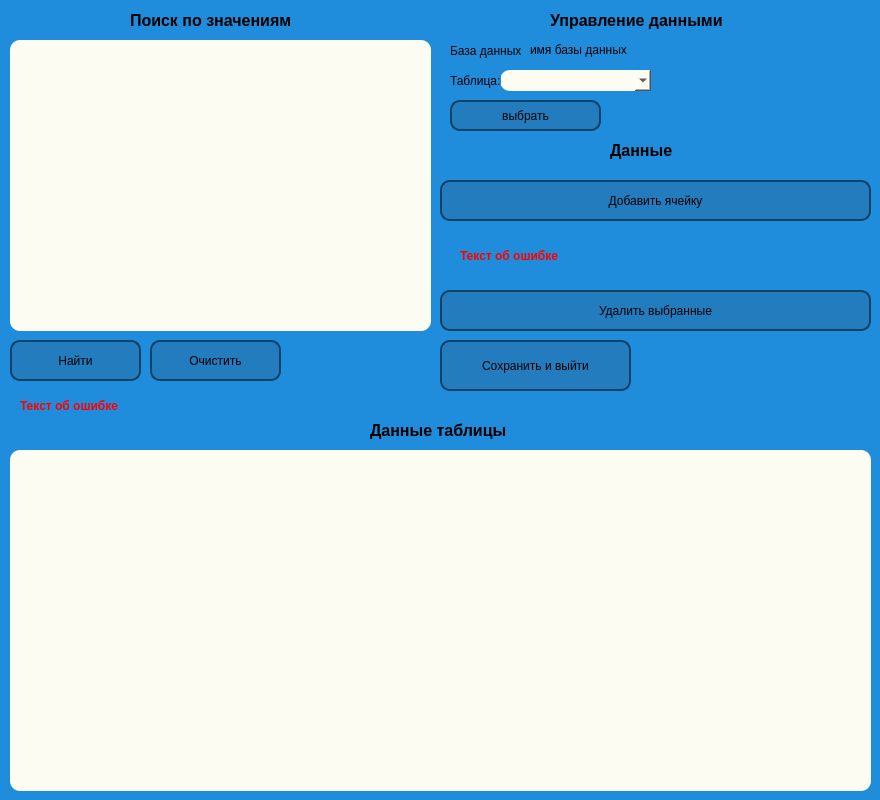
<?xml version="1.0" encoding="UTF-8"?>
<ui version="4.0">
 <class>Data</class>
 <widget class="QDialog" name="Data">
  <property name="geometry">
   <rect>
    <x>0</x>
    <y>0</y>
    <width>880</width>
    <height>800</height>
   </rect>
  </property>
  <property name="minimumSize">
   <size>
    <width>880</width>
    <height>800</height>
   </size>
  </property>
  <property name="maximumSize">
   <size>
    <width>880</width>
    <height>800</height>
   </size>
  </property>
  <property name="windowTitle">
   <string>Data</string>
  </property>
  <widget class="QWidget" name="widget_2" native="true">
   <property name="geometry">
    <rect>
     <x>0</x>
     <y>0</y>
     <width>880</width>
     <height>800</height>
    </rect>
   </property>
   <property name="minimumSize">
    <size>
     <width>880</width>
     <height>800</height>
    </size>
   </property>
   <property name="maximumSize">
    <size>
     <width>880</width>
     <height>800</height>
    </size>
   </property>
   <property name="sizeIncrement">
    <size>
     <width>880</width>
     <height>800</height>
    </size>
   </property>
   <property name="styleSheet">
    <string notr="true">background: #1f8ddb</string>
   </property>
   <widget class="QTableWidget" name="table_data">
    <property name="geometry">
     <rect>
      <x>10</x>
      <y>450</y>
      <width>861</width>
      <height>341</height>
     </rect>
    </property>
    <property name="styleSheet">
     <string notr="true">background: #fcfcf2;   border-radius: 10px;</string>
    </property>
   </widget>
   <widget class="QComboBox" name="table">
    <property name="geometry">
     <rect>
      <x>500</x>
      <y>70</y>
      <width>151</width>
      <height>21</height>
     </rect>
    </property>
    <property name="styleSheet">
     <string notr="true">background: #fcfcf2;   border-radius: 10px;</string>
    </property>
   </widget>
   <widget class="QLabel" name="label_6">
    <property name="geometry">
     <rect>
      <x>450</x>
      <y>70</y>
      <width>51</width>
      <height>21</height>
     </rect>
    </property>
    <property name="text">
     <string>Таблица:</string>
    </property>
   </widget>
   <widget class="QLabel" name="text_up_table">
    <property name="geometry">
     <rect>
      <x>370</x>
      <y>420</y>
      <width>151</width>
      <height>21</height>
     </rect>
    </property>
    <property name="font">
     <font>
      <pointsize>12</pointsize>
      <weight>75</weight>
      <bold>true</bold>
     </font>
    </property>
    <property name="text">
     <string>Данные таблицы</string>
    </property>
   </widget>
   <widget class="QPushButton" name="clear_sql_button">
    <property name="geometry">
     <rect>
      <x>440</x>
      <y>340</y>
      <width>191</width>
      <height>51</height>
     </rect>
    </property>
    <property name="styleSheet">
     <string notr="true">QPushButton {
    border: 2px solid #0f4266;
    border-radius: 10px;
    background: #227cbd;
    padding: 5px;
    }

QPushButton:hover {
    background: #31c3d6;
    }</string>
    </property>
    <property name="text">
     <string>Сохранить и выйти</string>
    </property>
   </widget>
   <widget class="QPushButton" name="change_table_button">
    <property name="geometry">
     <rect>
      <x>450</x>
      <y>100</y>
      <width>151</width>
      <height>31</height>
     </rect>
    </property>
    <property name="styleSheet">
     <string notr="true">QPushButton {
    border: 2px solid #0f4266;
    border-radius: 10px;
    background: #227cbd;
    padding: 5px;
    }

QPushButton:hover {
    background: #31c3d6;
    }</string>
    </property>
    <property name="text">
     <string>выбрать</string>
    </property>
   </widget>
   <widget class="QPushButton" name="search">
    <property name="geometry">
     <rect>
      <x>10</x>
      <y>340</y>
      <width>131</width>
      <height>41</height>
     </rect>
    </property>
    <property name="styleSheet">
     <string notr="true">QPushButton {
    border: 2px solid #0f4266;
    border-radius: 10px;
    background: #227cbd;
    padding: 5px;
    }

QPushButton:hover {
    background: #31c3d6;
    }</string>
    </property>
    <property name="text">
     <string>Найти</string>
    </property>
   </widget>
   <widget class="QLabel" name="error_filter">
    <property name="geometry">
     <rect>
      <x>20</x>
      <y>390</y>
      <width>291</width>
      <height>31</height>
     </rect>
    </property>
    <property name="font">
     <font>
      <weight>75</weight>
      <bold>true</bold>
     </font>
    </property>
    <property name="styleSheet">
     <string notr="true">color: #f00</string>
    </property>
    <property name="text">
     <string>Текст об ошибке</string>
    </property>
   </widget>
   <widget class="QLabel" name="label">
    <property name="geometry">
     <rect>
      <x>530</x>
      <y>40</y>
      <width>121</width>
      <height>20</height>
     </rect>
    </property>
    <property name="text">
     <string>имя базы данных</string>
    </property>
   </widget>
   <widget class="QLabel" name="label_9">
    <property name="geometry">
     <rect>
      <x>450</x>
      <y>40</y>
      <width>71</width>
      <height>21</height>
     </rect>
    </property>
    <property name="text">
     <string>База данных:</string>
    </property>
   </widget>
   <widget class="QLabel" name="label_10">
    <property name="geometry">
     <rect>
      <x>130</x>
      <y>10</y>
      <width>181</width>
      <height>21</height>
     </rect>
    </property>
    <property name="font">
     <font>
      <pointsize>12</pointsize>
      <weight>75</weight>
      <bold>true</bold>
     </font>
    </property>
    <property name="text">
     <string>Поиск по значениям</string>
    </property>
   </widget>
   <widget class="QTableWidget" name="filter_table">
    <property name="geometry">
     <rect>
      <x>10</x>
      <y>40</y>
      <width>421</width>
      <height>291</height>
     </rect>
    </property>
    <property name="styleSheet">
     <string notr="true">background: #fcfcf2;   border-radius: 10px;</string>
    </property>
   </widget>
   <widget class="QPushButton" name="clear">
    <property name="geometry">
     <rect>
      <x>150</x>
      <y>340</y>
      <width>131</width>
      <height>41</height>
     </rect>
    </property>
    <property name="styleSheet">
     <string notr="true">QPushButton {
    border: 2px solid #0f4266;
    border-radius: 10px;
    background: #227cbd;
    padding: 5px;
    }

QPushButton:hover {
    background: #31c3d6;
    }</string>
    </property>
    <property name="text">
     <string>Очистить</string>
    </property>
   </widget>
   <widget class="QLabel" name="text_up_table_2">
    <property name="geometry">
     <rect>
      <x>550</x>
      <y>10</y>
      <width>191</width>
      <height>21</height>
     </rect>
    </property>
    <property name="font">
     <font>
      <pointsize>12</pointsize>
      <weight>75</weight>
      <bold>true</bold>
     </font>
    </property>
    <property name="text">
     <string>Управление данными</string>
    </property>
   </widget>
   <widget class="QLabel" name="text_up_table_3">
    <property name="geometry">
     <rect>
      <x>610</x>
      <y>140</y>
      <width>71</width>
      <height>21</height>
     </rect>
    </property>
    <property name="font">
     <font>
      <pointsize>12</pointsize>
      <weight>75</weight>
      <bold>true</bold>
     </font>
    </property>
    <property name="text">
     <string>Данные</string>
    </property>
   </widget>
   <widget class="QPushButton" name="add_data_button_3">
    <property name="geometry">
     <rect>
      <x>440</x>
      <y>180</y>
      <width>431</width>
      <height>41</height>
     </rect>
    </property>
    <property name="styleSheet">
     <string notr="true">QPushButton {
    border: 2px solid #0f4266;
    border-radius: 10px;
    background: #227cbd;
    padding: 5px;
    }

QPushButton:hover {
    background: #31c3d6;
    }</string>
    </property>
    <property name="text">
     <string>Добавить ячейку</string>
    </property>
   </widget>
   <widget class="QPushButton" name="delete_data_button">
    <property name="geometry">
     <rect>
      <x>440</x>
      <y>290</y>
      <width>431</width>
      <height>41</height>
     </rect>
    </property>
    <property name="styleSheet">
     <string notr="true">QPushButton {
    border: 2px solid #0f4266;
    border-radius: 10px;
    background: #227cbd;
    padding: 5px;
    }

QPushButton:hover {
    background: #31c3d6;
    }</string>
    </property>
    <property name="text">
     <string>Удалить выбранные</string>
    </property>
   </widget>
   <widget class="QLabel" name="error_add">
    <property name="geometry">
     <rect>
      <x>460</x>
      <y>240</y>
      <width>391</width>
      <height>31</height>
     </rect>
    </property>
    <property name="font">
     <font>
      <weight>75</weight>
      <bold>true</bold>
     </font>
    </property>
    <property name="styleSheet">
     <string notr="true">color: #f00</string>
    </property>
    <property name="text">
     <string>Текст об ошибке</string>
    </property>
   </widget>
  </widget>
 </widget>
 <resources/>
 <connections/>
</ui>
